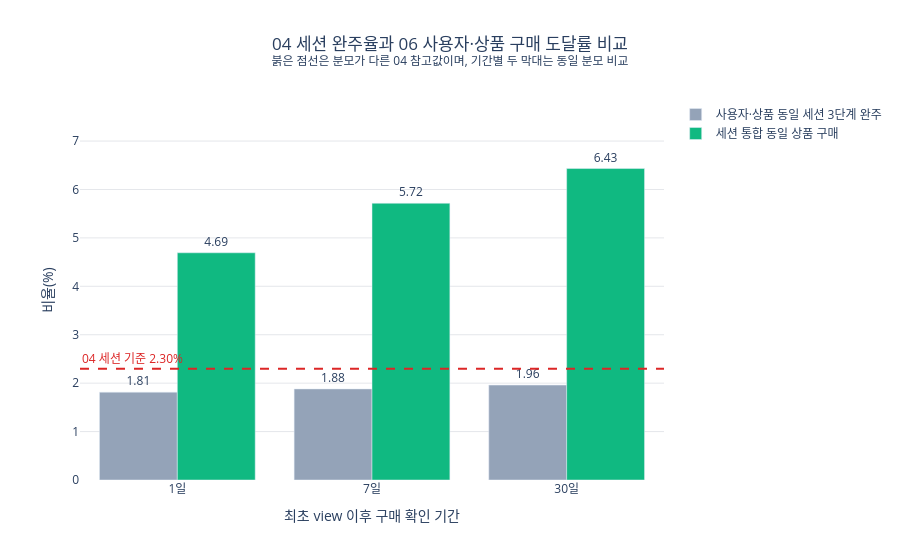

The cell this chart's notebook holds for it:
### Code cell
metric_comparison = window_comparison.melt(
    id_vars=['구매확인기간', '구매판정가능_사용자상품수'],
    value_vars=[
        '동일세션_view_cart_purchase완주율_pct',
        '세션통합_동일상품구매도달률_pct',
    ],
    var_name='지표',
    value_name='비율_pct',
).rename(columns={
    '구매확인기간': '비교구간',
    '구매판정가능_사용자상품수': '분모수',
})
metric_comparison['지표'] = metric_comparison['지표'].map({
    '동일세션_view_cart_purchase완주율_pct': '사용자·상품 동일 세션 3단계 완주',
    '세션통합_동일상품구매도달률_pct': '세션 통합 동일 상품 구매',
})
metric_comparison['분모단위'] = '사용자·상품'

fig = px.bar(
    metric_comparison,
    x='비교구간',
    y='비율_pct',
    color='지표',
    barmode='group',
    text_auto='.2f',
    custom_data=['분모수', '분모단위'],
    category_orders={
        '비교구간': ['1일', '7일', '30일'],
        '지표': [
            '사용자·상품 동일 세션 3단계 완주',
            '세션 통합 동일 상품 구매',
        ],
    },
    color_discrete_map={
        '사용자·상품 동일 세션 3단계 완주': '#94A3B8',
        '세션 통합 동일 상품 구매': color_map['purchase'],
    },
    title=(
        '04 세션 완주율과 06 사용자·상품 구매 도달률 비교<br>'
        '<sup>붉은 점선은 분모가 다른 04 참고값이며, 기간별 두 막대는 동일 분모 비교</sup>'
    ),
)
fig.add_hline(
    y=benchmark_rate,
    line_dash='dash',
    line_color='#DC2626',
    line_width=2,
    annotation_text=f'04 세션 기준 {benchmark_rate:.2f}%',
    annotation_position='top left',
    annotation_font_color='#DC2626',
)
fig.update_traces(
    textposition='outside',
    hovertemplate='%{x} · %{fullData.name}<br>%{y:.3f}%<br>분모 %{customdata[0]:,.0f} %{customdata[1]}<extra></extra>',
)
fig.update_layout(
    title_x=0.5,
    yaxis_title='비율(%)',
    xaxis_title='최초 view 이후 구매 확인 기간',
    yaxis_range=[0, metric_comparison['비율_pct'].max() * 1.22],
    plot_bgcolor='white',
    legend_title_text='',
)
fig.update_yaxes(gridcolor='#E5E7EB')
fig.show()

### Figure 1 — Plotly figure (JSON) as saved in the notebook; plotly's stock layout.template omitted (floating-point values rounded to 4 significant figures)
{"data": [{"alignmentgroup": "True", "customdata": [[6662915, "사용자·상품"], [6387222, "사용자·상품"], [5323764, "사용자·상품"]], "hovertemplate": "%{x} · %{fullData.name}<br>%{y:.3f}%<br>분모 %{customdata[0]:,.0f} %{customdata[1]}<extra></extra>", "legendgroup": "사용자·상품 동일 세션 3단계 완주", "marker": {"color": "#94A3B8", "pattern": {"shape": ""}}, "name": "사용자·상품 동일 세션 3단계 완주", "offsetgroup": "사용자·상품 동일 세션 3단계 완주", "orientation": "v", "showlegend": true, "textposition": "outside", "texttemplate": "%{y:.2f}", "type": "bar", "x": ["1일", "7일", "30일"], "xaxis": "x", "y": [1.815, 1.881, 1.96], "yaxis": "y"}, {"alignmentgroup": "True", "customdata": [[6662915, "사용자·상품"], [6387222, "사용자·상품"], [5323764, "사용자·상품"]], "hovertemplate": "%{x} · %{fullData.name}<br>%{y:.3f}%<br>분모 %{customdata[0]:,.0f} %{customdata[1]}<extra></extra>", "legendgroup": "세션 통합 동일 상품 구매", "marker": {"color": "#10B981", "pattern": {"shape": ""}}, "name": "세션 통합 동일 상품 구매", "offsetgroup": "세션 통합 동일 상품 구매", "orientation": "v", "showlegend": true, "textposition": "outside", "texttemplate": "%{y:.2f}", "type": "bar", "x": ["1일", "7일", "30일"], "xaxis": "x", "y": [4.692, 5.715, 6.433], "yaxis": "y"}], "layout": {"annotations": [{"font": {"color": "#DC2626"}, "showarrow": false, "text": "04 세션 기준 2.30%", "x": 0, "xanchor": "left", "xref": "x domain", "y": 2.299, "yanchor": "bottom", "yref": "y"}], "barmode": "group", "legend": {"title": {"text": ""}, "tracegroupgap": 0}, "plot_bgcolor": "white", "shapes": [{"line": {"color": "#DC2626", "dash": "dash", "width": 2}, "type": "line", "x0": 0, "x1": 1, "xref": "x domain", "y0": 2.299, "y1": 2.299, "yref": "y"}], "title": {"text": "04 세션 완주율과 06 사용자·상품 구매 도달률 비교<br><sup>붉은 점선은 분모가 다른 04 참고값이며, 기간별 두 막대는 동일 분모 비교</sup>", "x": 0.5}, "xaxis": {"anchor": "y", "categoryarray": ["1일", "7일", "30일"], "categoryorder": "array", "domain": [0, 1], "title": {"text": "최초 view 이후 구매 확인 기간"}}, "yaxis": {"anchor": "x", "domain": [0, 1], "gridcolor": "#E5E7EB", "range": [0, 7.848], "title": {"text": "비율(%)"}}}}
